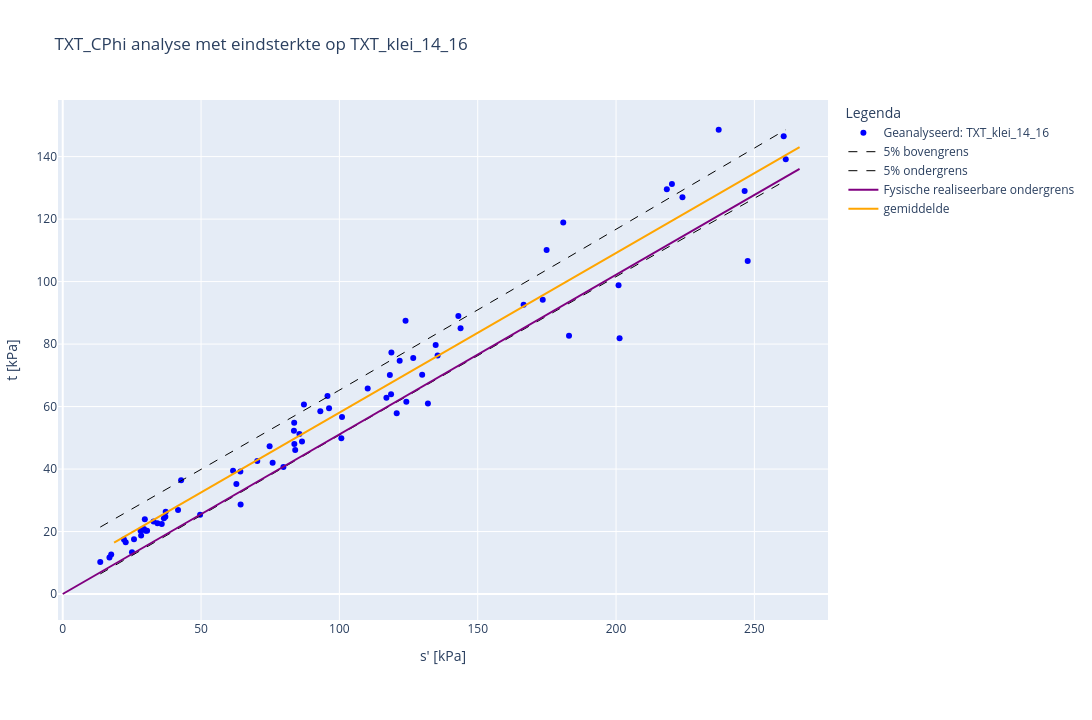
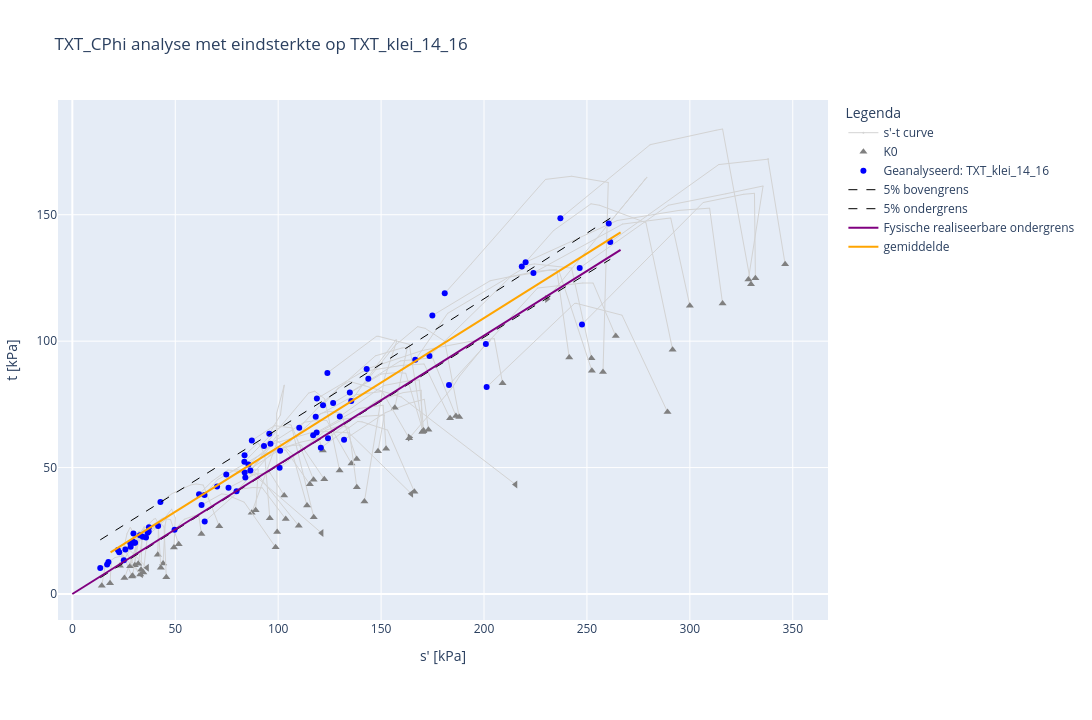

Notebook source saved alongside these figures, in order:
### Code cell
#voer C-phi analyse uit met invoer en toon grafieken
if dropdown_type_proef.value.startswith('TXT'):
    rekpercentage = dropdown_rekpercentage_txt.value
else:
    rekpercentage = dropdown_rekpercentage_dss.value

analyse = CPhiAnalyse(dbase=dbase, investigation_groups=[dropdown_verzameling.value], effective_stress= rekpercentage, analysis_type=dropdown_type_proef.value)
analyse.apply_parameters(cohesie_gem = PV_A1_COH_GEM_handmatig[0], phi_kar = PV_A2_PHI_KAR_handmatig[0], cohesie_kar = PV_A1_COH_KAR_handmatig[0])
analyse.apply_settings(material_factor_cohesion = PV_PARTCOH[0], material_factor_tan_phi = PV_PARTPHI[0], alpha = PV_TYPEVERZAMELING[0])

#Toon resultaten figuur en tabel met cohesie en hoek van inwendige wrijving
extra_verzamelingen_tonen = list(multi_select_verzameling.value)
analyse.show_figure(plot_extra_dataset= extra_verzamelingen_tonen )
analyse.show_figure(plot_spanningspaden=True)

output_df = analyse.get_short_results()
print(output_df)
